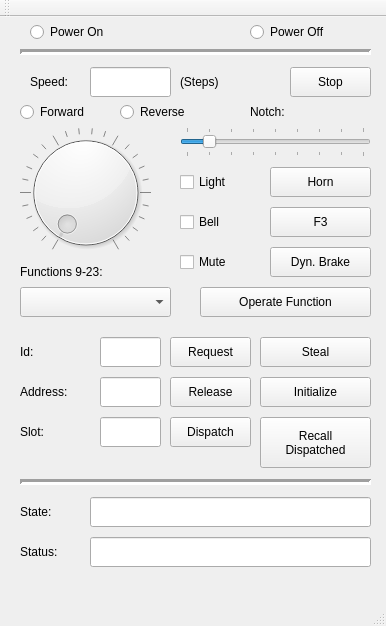
<?xml version="1.0" encoding="UTF-8"?>
<ui version="4.0">
 <class>MainWindow</class>
 <widget class="QMainWindow" name="MainWindow">
  <property name="geometry">
   <rect>
    <x>0</x>
    <y>0</y>
    <width>386</width>
    <height>626</height>
   </rect>
  </property>
  <property name="windowTitle">
   <string>Throttle</string>
  </property>
  <widget class="QWidget" name="centralWidget">
   <widget class="QRadioButton" name="radioButton_pwrOn">
    <property name="geometry">
     <rect>
      <x>30</x>
      <y>0</y>
      <width>135</width>
      <height>30</height>
     </rect>
    </property>
    <property name="text">
     <string>Power On</string>
    </property>
    <property name="autoExclusive">
     <bool>false</bool>
    </property>
   </widget>
   <widget class="QRadioButton" name="radioButton_pwrOff">
    <property name="geometry">
     <rect>
      <x>250</x>
      <y>0</y>
      <width>121</width>
      <height>30</height>
     </rect>
    </property>
    <property name="text">
     <string>Power Off</string>
    </property>
    <property name="checked">
     <bool>false</bool>
    </property>
    <property name="autoExclusive">
     <bool>false</bool>
    </property>
   </widget>
   <widget class="Line" name="line">
    <property name="geometry">
     <rect>
      <x>20</x>
      <y>20</y>
      <width>351</width>
      <height>30</height>
     </rect>
    </property>
    <property name="font">
     <font>
      <weight>50</weight>
      <bold>false</bold>
     </font>
    </property>
    <property name="lineWidth">
     <number>3</number>
    </property>
    <property name="orientation">
     <enum>Qt::Horizontal</enum>
    </property>
   </widget>
   <widget class="QPushButton" name="pushButton_stop">
    <property name="geometry">
     <rect>
      <x>290</x>
      <y>50</y>
      <width>81</width>
      <height>30</height>
     </rect>
    </property>
    <property name="text">
     <string>Stop</string>
    </property>
   </widget>
   <widget class="QLineEdit" name="lineEdit_speed_steps">
    <property name="geometry">
     <rect>
      <x>90</x>
      <y>50</y>
      <width>81</width>
      <height>30</height>
     </rect>
    </property>
    <property name="alignment">
     <set>Qt::AlignCenter</set>
    </property>
   </widget>
   <widget class="QLabel" name="label_speed">
    <property name="geometry">
     <rect>
      <x>30</x>
      <y>50</y>
      <width>61</width>
      <height>30</height>
     </rect>
    </property>
    <property name="text">
     <string>Speed:</string>
    </property>
   </widget>
   <widget class="QDial" name="dial_speed">
    <property name="geometry">
     <rect>
      <x>-10</x>
      <y>110</y>
      <width>191</width>
      <height>131</height>
     </rect>
    </property>
    <property name="maximum">
     <number>100</number>
    </property>
    <property name="pageStep">
     <number>20</number>
    </property>
    <property name="tracking">
     <bool>false</bool>
    </property>
    <property name="wrapping">
     <bool>false</bool>
    </property>
    <property name="notchesVisible">
     <bool>true</bool>
    </property>
   </widget>
   <widget class="QRadioButton" name="radioButton_reverse">
    <property name="geometry">
     <rect>
      <x>120</x>
      <y>80</y>
      <width>91</width>
      <height>30</height>
     </rect>
    </property>
    <property name="text">
     <string>Reverse</string>
    </property>
   </widget>
   <widget class="QRadioButton" name="radioButton_forward">
    <property name="geometry">
     <rect>
      <x>20</x>
      <y>80</y>
      <width>101</width>
      <height>30</height>
     </rect>
    </property>
    <property name="text">
     <string>Forward</string>
    </property>
    <property name="checked">
     <bool>false</bool>
    </property>
    <property name="autoExclusive">
     <bool>false</bool>
    </property>
   </widget>
   <widget class="QLineEdit" name="lineEdit_id">
    <property name="geometry">
     <rect>
      <x>100</x>
      <y>320</y>
      <width>61</width>
      <height>30</height>
     </rect>
    </property>
    <property name="autoFillBackground">
     <bool>false</bool>
    </property>
    <property name="alignment">
     <set>Qt::AlignCenter</set>
    </property>
   </widget>
   <widget class="QLineEdit" name="lineEdit_slot">
    <property name="geometry">
     <rect>
      <x>100</x>
      <y>400</y>
      <width>61</width>
      <height>30</height>
     </rect>
    </property>
    <property name="alignment">
     <set>Qt::AlignCenter</set>
    </property>
   </widget>
   <widget class="QLabel" name="label_addr">
    <property name="geometry">
     <rect>
      <x>20</x>
      <y>360</y>
      <width>81</width>
      <height>30</height>
     </rect>
    </property>
    <property name="font">
     <font>
      <weight>50</weight>
      <bold>false</bold>
     </font>
    </property>
    <property name="text">
     <string>Address:</string>
    </property>
   </widget>
   <widget class="QLineEdit" name="lineEdit_address">
    <property name="geometry">
     <rect>
      <x>100</x>
      <y>360</y>
      <width>61</width>
      <height>30</height>
     </rect>
    </property>
    <property name="font">
     <font>
      <underline>false</underline>
     </font>
    </property>
    <property name="text">
     <string/>
    </property>
    <property name="alignment">
     <set>Qt::AlignCenter</set>
    </property>
   </widget>
   <widget class="QPushButton" name="pushButton_steal">
    <property name="geometry">
     <rect>
      <x>260</x>
      <y>320</y>
      <width>111</width>
      <height>30</height>
     </rect>
    </property>
    <property name="font">
     <font>
      <underline>false</underline>
     </font>
    </property>
    <property name="text">
     <string>Steal</string>
    </property>
   </widget>
   <widget class="QPushButton" name="pushButton_release">
    <property name="geometry">
     <rect>
      <x>170</x>
      <y>360</y>
      <width>81</width>
      <height>30</height>
     </rect>
    </property>
    <property name="text">
     <string>Release</string>
    </property>
   </widget>
   <widget class="QPushButton" name="pushButton_dispatch">
    <property name="geometry">
     <rect>
      <x>170</x>
      <y>400</y>
      <width>81</width>
      <height>30</height>
     </rect>
    </property>
    <property name="font">
     <font>
      <underline>false</underline>
     </font>
    </property>
    <property name="text">
     <string>Dispatch</string>
    </property>
   </widget>
   <widget class="QPushButton" name="pushButton_request">
    <property name="geometry">
     <rect>
      <x>170</x>
      <y>320</y>
      <width>81</width>
      <height>30</height>
     </rect>
    </property>
    <property name="font">
     <font>
      <underline>false</underline>
     </font>
    </property>
    <property name="text">
     <string>Request</string>
    </property>
   </widget>
   <widget class="QLineEdit" name="lineEdit_state">
    <property name="geometry">
     <rect>
      <x>90</x>
      <y>480</y>
      <width>281</width>
      <height>30</height>
     </rect>
    </property>
   </widget>
   <widget class="QLabel" name="label_state">
    <property name="geometry">
     <rect>
      <x>20</x>
      <y>480</y>
      <width>51</width>
      <height>30</height>
     </rect>
    </property>
    <property name="text">
     <string>State:</string>
    </property>
   </widget>
   <widget class="QLabel" name="label_id">
    <property name="geometry">
     <rect>
      <x>20</x>
      <y>320</y>
      <width>31</width>
      <height>30</height>
     </rect>
    </property>
    <property name="text">
     <string>Id:</string>
    </property>
   </widget>
   <widget class="QLabel" name="label_slot">
    <property name="geometry">
     <rect>
      <x>20</x>
      <y>400</y>
      <width>41</width>
      <height>30</height>
     </rect>
    </property>
    <property name="text">
     <string>Slot:</string>
    </property>
   </widget>
   <widget class="QLabel" name="label_status">
    <property name="geometry">
     <rect>
      <x>20</x>
      <y>520</y>
      <width>61</width>
      <height>30</height>
     </rect>
    </property>
    <property name="text">
     <string>Status:</string>
    </property>
   </widget>
   <widget class="QLineEdit" name="lineEdit_status">
    <property name="geometry">
     <rect>
      <x>90</x>
      <y>520</y>
      <width>281</width>
      <height>30</height>
     </rect>
    </property>
   </widget>
   <widget class="QPushButton" name="pushButton_init">
    <property name="geometry">
     <rect>
      <x>260</x>
      <y>360</y>
      <width>111</width>
      <height>30</height>
     </rect>
    </property>
    <property name="text">
     <string>Initialize</string>
    </property>
   </widget>
   <widget class="Line" name="line_2">
    <property name="geometry">
     <rect>
      <x>20</x>
      <y>450</y>
      <width>351</width>
      <height>30</height>
     </rect>
    </property>
    <property name="font">
     <font>
      <weight>50</weight>
      <bold>false</bold>
     </font>
    </property>
    <property name="lineWidth">
     <number>3</number>
    </property>
    <property name="orientation">
     <enum>Qt::Horizontal</enum>
    </property>
   </widget>
   <widget class="QPushButton" name="pushButton_recall">
    <property name="geometry">
     <rect>
      <x>260</x>
      <y>400</y>
      <width>111</width>
      <height>51</height>
     </rect>
    </property>
    <property name="text">
     <string>Recall
Dispatched</string>
    </property>
   </widget>
   <widget class="QLabel" name="label_notch">
    <property name="enabled">
     <bool>true</bool>
    </property>
    <property name="geometry">
     <rect>
      <x>250</x>
      <y>80</y>
      <width>67</width>
      <height>30</height>
     </rect>
    </property>
    <property name="text">
     <string>Notch:</string>
    </property>
   </widget>
   <widget class="QSlider" name="horizontalSlider_notch">
    <property name="geometry">
     <rect>
      <x>180</x>
      <y>110</y>
      <width>191</width>
      <height>30</height>
     </rect>
    </property>
    <property name="minimum">
     <number>-1</number>
    </property>
    <property name="maximum">
     <number>7</number>
    </property>
    <property name="pageStep">
     <number>0</number>
    </property>
    <property name="value">
     <number>0</number>
    </property>
    <property name="orientation">
     <enum>Qt::Horizontal</enum>
    </property>
    <property name="tickPosition">
     <enum>QSlider::TicksBothSides</enum>
    </property>
    <property name="tickInterval">
     <number>1</number>
    </property>
   </widget>
   <widget class="QComboBox" name="comboBox_functions">
    <property name="geometry">
     <rect>
      <x>20</x>
      <y>270</y>
      <width>151</width>
      <height>30</height>
     </rect>
    </property>
    <property name="maxVisibleItems">
     <number>14</number>
    </property>
   </widget>
   <widget class="QLabel" name="label_functions">
    <property name="geometry">
     <rect>
      <x>20</x>
      <y>240</y>
      <width>131</width>
      <height>30</height>
     </rect>
    </property>
    <property name="text">
     <string>Functions 9-23:</string>
    </property>
   </widget>
   <widget class="QPushButton" name="pushButton_functions">
    <property name="geometry">
     <rect>
      <x>200</x>
      <y>270</y>
      <width>171</width>
      <height>30</height>
     </rect>
    </property>
    <property name="text">
     <string>Operate Function</string>
    </property>
   </widget>
   <widget class="QCheckBox" name="checkBox_mute">
    <property name="geometry">
     <rect>
      <x>180</x>
      <y>230</y>
      <width>71</width>
      <height>30</height>
     </rect>
    </property>
    <property name="text">
     <string>Mute</string>
    </property>
    <property name="checkable">
     <bool>true</bool>
    </property>
   </widget>
   <widget class="QCheckBox" name="checkBox_light">
    <property name="geometry">
     <rect>
      <x>180</x>
      <y>150</y>
      <width>71</width>
      <height>30</height>
     </rect>
    </property>
    <property name="text">
     <string>Light</string>
    </property>
    <property name="checkable">
     <bool>true</bool>
    </property>
   </widget>
   <widget class="QCheckBox" name="checkBox_bell">
    <property name="geometry">
     <rect>
      <x>180</x>
      <y>190</y>
      <width>71</width>
      <height>30</height>
     </rect>
    </property>
    <property name="text">
     <string>Bell</string>
    </property>
   </widget>
   <widget class="QPushButton" name="pushButton_horn">
    <property name="geometry">
     <rect>
      <x>270</x>
      <y>150</y>
      <width>101</width>
      <height>30</height>
     </rect>
    </property>
    <property name="text">
     <string>Horn</string>
    </property>
    <property name="checkable">
     <bool>false</bool>
    </property>
   </widget>
   <widget class="QPushButton" name="pushButton_F3">
    <property name="geometry">
     <rect>
      <x>270</x>
      <y>190</y>
      <width>101</width>
      <height>30</height>
     </rect>
    </property>
    <property name="text">
     <string>F3</string>
    </property>
    <property name="checkable">
     <bool>false</bool>
    </property>
   </widget>
   <widget class="QPushButton" name="pushButton_brake">
    <property name="geometry">
     <rect>
      <x>270</x>
      <y>230</y>
      <width>101</width>
      <height>30</height>
     </rect>
    </property>
    <property name="text">
     <string>Dyn. Brake</string>
    </property>
    <property name="checkable">
     <bool>false</bool>
    </property>
   </widget>
   <widget class="QLabel" name="label_mph">
    <property name="geometry">
     <rect>
      <x>180</x>
      <y>50</y>
      <width>67</width>
      <height>30</height>
     </rect>
    </property>
    <property name="text">
     <string>(Steps)</string>
    </property>
   </widget>
  </widget>
  <widget class="QMenuBar" name="menuBar">
   <property name="geometry">
    <rect>
     <x>0</x>
     <y>0</y>
     <width>386</width>
     <height>25</height>
    </rect>
   </property>
  </widget>
  <widget class="QToolBar" name="mainToolBar">
   <attribute name="toolBarArea">
    <enum>TopToolBarArea</enum>
   </attribute>
   <attribute name="toolBarBreak">
    <bool>false</bool>
   </attribute>
  </widget>
  <widget class="QStatusBar" name="statusBar"/>
 </widget>
 <layoutdefault spacing="6" margin="11"/>
 <resources/>
 <connections/>
</ui>
